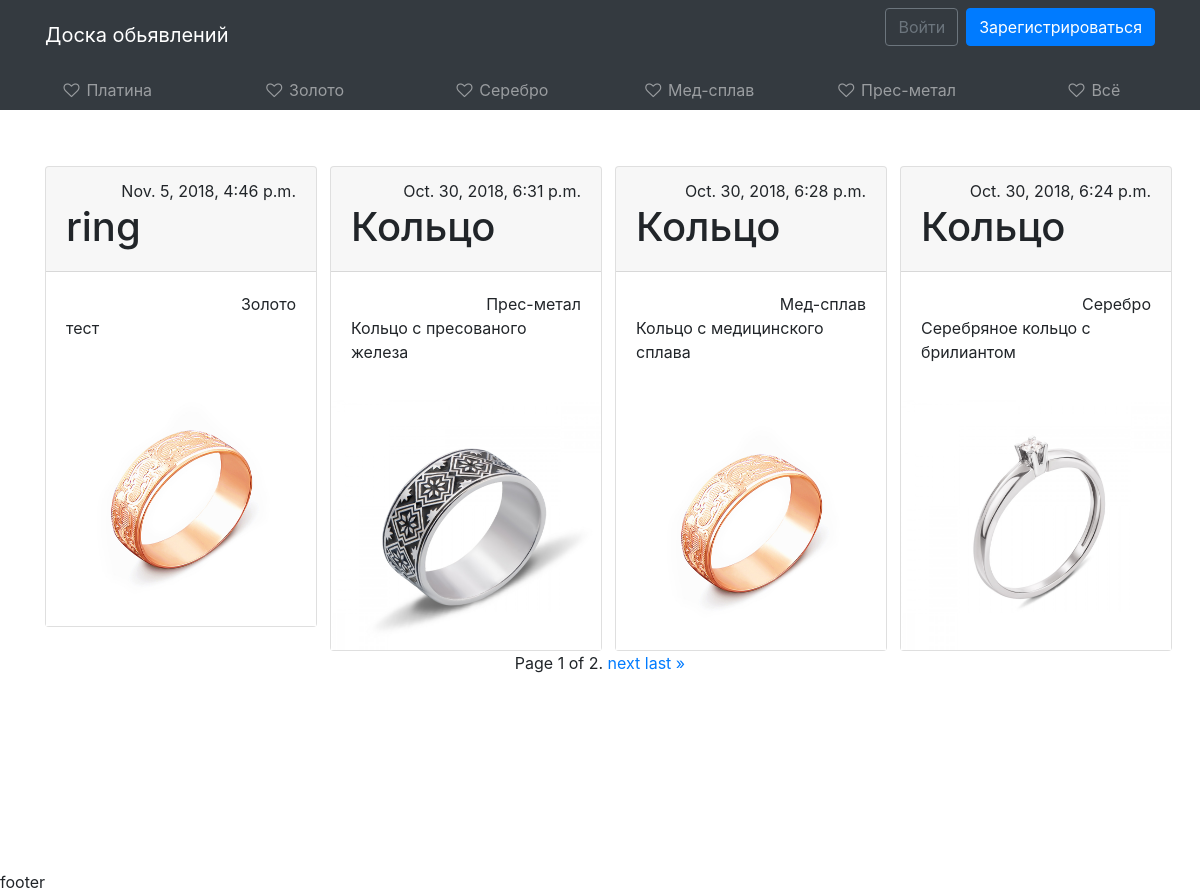
Page /all/ on the committed database.
### core/models.py (models this page shows, shortened)
class Category(models.Model):
    category_name = models.CharField(max_length = 20, blank=False, verbose_name=u'category name')

class Product(models.Model):
    DELETED = 0
    TO_MODERETION = 1
    ACTIVE = 2
    MODERATING = (
        (DELETED, 'Deleted'),
        (TO_MODERETION, 'To moderation'),
        (ACTIVE, 'Active')
    )
    STANDART = 0
    VIP = 1
    TO_VIP = (
        (STANDART, 'Standart'),
        (VIP, 'VIP')
    )
    VIP_MODER = (
        (STANDART, 'No VIP'),
        (VIP, 'Want VIP')
    )
    product_user = models.ForeignKey(User, on_delete=models.CASCADE, verbose_name=u'user', default='')
    product_category = models.ForeignKey('Category', on_delete=models.DO_NOTHING, verbose_name=u'category', related_name='product')
    product_name = models.CharField(max_length=20, blank=False, verbose_name=u'name')
    product_image = models.ImageField(verbose_name=u'foto', default='images/No-image.jpg')
    product_info = models.TextField(verbose_name=u'info')
    product_price = models.PositiveIntegerField(verbose_name=u'price')
    product_status = models.IntegerField(choices=MODERATING, default=TO_MODERETION, verbose_name=u'status')
    product_vip = models.IntegerField(choices=TO_VIP, default=STANDART, verbose_name=u'VIP status')
    product_vip_moderation = models.IntegerField(choices=VIP_MODER, default=STANDART, verbose_name=u'VIP moderation')
    product_datatime_creation = models.DateTimeField(verbose_name=u'Created', auto_now_add=True)

### core/views.py (the view)
# urls.py: path('all/', views.AllListView.as_view(), name='all'),
class AllListView(ListViewMixin, View):
    template_name = 'core/home.html'
    def get(self, request):
        return super().get(request=request)

### core/mixinviews.py (called while the page is built)
    def get(self, request, **kwargs):
        context = {}
        context['category'] = Category.objects.all()
        context['product'] = Paginator(
            get_list_or_404(
                Product.objects.order_by('-product_datatime_creation').all(), **kwargs
            ), self.paginete_by
        ).get_page(request.GET.get('page'))
        return render(request, template_name='core/home.html', context=context)

### templates/core/home.html (shortened to what this page needs)
{% extends 'base.html' %}
{% load staticfiles %}
{% block content %}
<div class="container">
<div class="row">
{% for item in product %}
  <div class="col col-md-6 col-lg-4 col-xl-3 mt-5">
    <div class="card" id="card">
        <div class="card-header">
            <div class="text-right">
                <p1>{{ item.product_datatime_creation }}</p1>
            </div>
        <h1>{{ item.product_name }}</h1>
        </div>
      <div class="card-body">
          <div class="text-right">
              {{ item.product_category.category_name }}
          </div>
          <p>{{ item.product_info }}</p>
      </div>
        <img src="{{ item.product_image.url }}" alt="..." onclick="location.href='{% url 'detail' pid=item.id %}'" height="250">
    </div>
  </div>
{% endfor %}
</div>
</div>
<div class="pagination">
    <span class="step-links">
        <span class="current">
            Page {{ product.number }} of {{ product.paginator.num_pages }}.
        </span>
        {% if product.has_next %}
            <a href="?page={{ product.next_page_number }}">next</a>
            <a href="?page={{ product.paginator.num_pages }}">last &raquo;</a>
        {% endif %}
    </span>
</div>
{% endblock %}

### templates/base.html (shortened to what this page needs)
{% load staticfiles %}
<html lang="en">
<head>
    <link rel="stylesheet" href="https://stackpath.bootstrapcdn.com/bootstrap/4.1.3/css/bootstrap.min.css">
    <link rel="stylesheet" href="https://cdnjs.cloudflare.com/ajax/libs/font-awesome/4.7.0/css/font-awesome.css">
    <link rel="stylesheet" href="{% static '/css/style.css' %}">
</head>
<body>
{% include 'header.html' %}
{% block sidebar %}
<div class="container-fluid h-100">
    <div class="row d-flex flex-row">
        <aside class="col-1 col-md-2 col-lg-12 h-md-100 p-0 bg-dark top">
            <nav class="navbar navbar-expand navbar-dark bg-dark p-0 px-lg-2">
                <div class="collapse navbar-collapse">
                    <ul class="flex-column flex-lg-row navbar-nav w-100 justify-content-center align-items-center align-items-sm-start text-left text-lg-center">
                        {% for item in category %}
                        <li class="nav-item w-100">
                            <a class="nav-link text-truncate" href="{% url 'category' pid=item.id %}"><i class="fa fa-heart-o fa-fw"></i> <span class="d-none d-md-inline">{{ item.category_name }}</span></a>
                        </li>
                        {% endfor %}
                        <li class="nav-item w-100">
                            <a class="nav-link text-truncate" href="{% url 'all' %}"><i class="fa fa-heart-o fa-fw"></i> <span class="d-none d-md-inline">Всё</span></a>
                        </li>
                    </ul>
                </div>
            </nav>
        </aside>
        <main class="col-11 col-md-10 col-lg-12 bg-faded py-2">
            {% endblock %}
            {% block content %}{% endblock %}
        </main>
    </div>
</div>
<div>
    {% include 'footer.html' %}
</div>
</body>
</html>

### static/css/style.css (style rules this page uses)
#card { width: 17rem; }
.pagination { justify-content: center; }

### rows in the picture
Category: category_name "Платина"
Category: category_name "Золото"
Category: category_name "Серебро"
Category: category_name "Мед-сплав"
Category: category_name "Прес-метал"
Product: product_datatime_creation "Nov. 5, 2018, 4:46 p.m.", product_name "ring", product_category.category_name "Золото", product_info "тест", product_image (picture)
Product: product_datatime_creation "Oct. 30, 2018, 6:31 p.m.", product_name "Кольцо", product_category.category_name "Прес-метал", product_info "Кольцо с пресованого железа", product_image (picture)
Product: product_datatime_creation "Oct. 30, 2018, 6:28 p.m.", product_name "Кольцо", product_category.category_name "Мед-сплав", product_info "Кольцо с медицинского сплава", product_image (picture)
Product: product_datatime_creation "Oct. 30, 2018, 6:24 p.m.", product_name "Кольцо", product_category.category_name "Серебро", product_info "Серебряное кольцо с брилиантом", product_image (picture)

### other values in the picture
{{ product.number }} "1"
{{ product.paginator.num_pages }} "2"
